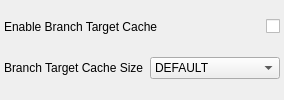
                   <widget class="QWidget" name="G_BRANCH_TARGET_ENABLED_PAGE" >
                    <layout class="QVBoxLayout" >
                     <property name="margin" >
                      <number>0</number>
                     </property>
                     <property name="spacing" >
                      <number>0</number>
                     </property>
                     <item>
                      <layout class="QHBoxLayout" >
                       <property name="margin" >
                        <number>4</number>
                       </property>
                       <property name="spacing" >
                        <number>6</number>
                       </property>
                       <item>
                        <widget class="QLabel" name="G_USE_BRANCH_TARGET_CACHE_LABEL_1" >
                         <property name="sizePolicy" >
                          <sizepolicy>
                           <hsizetype>7</hsizetype>
                           <vsizetype>5</vsizetype>
                           <horstretch>0</horstretch>
                           <verstretch>0</verstretch>
                          </sizepolicy>
                         </property>
                         <property name="toolTip" >
                          <string>&lt;qt>Enable Branch Target Cache in MicroBlaze.  When this parameter is set, the branch target cache is implemented, which improves branch performance by predicting conditional branches and caching branch targets.&lt;br>&lt;br>Note that to be able to use the Branch Target Cache, area optimization must not be enabled on the preceeding page.&lt;/qt></string>
                         </property>
                         <property name="text" >
                          <string>Enable Branch Target Cache</string>
                         </property>
                        </widget>
                       </item>
                       <item>
                        <widget class="QCheckBox" name="G_USE_BRANCH_TARGET_CACHE_1" >
                         <property name="sizePolicy" >
                          <sizepolicy>
                           <hsizetype>1</hsizetype>
                           <vsizetype>0</vsizetype>
                           <horstretch>0</horstretch>
                           <verstretch>1</verstretch>
                          </sizepolicy>
                         </property>
                         <property name="text" >
                          <string/>
                         </property>
                        </widget>
                       </item>
                      </layout>
                     </item>
                     <item>
                      <layout class="QHBoxLayout" >
                       <property name="margin" >
                        <number>4</number>
                       </property>
                       <property name="spacing" >
                        <number>6</number>
                       </property>
                       <item>
                        <widget class="QLabel" name="G_BRANCH_TARGET_CACHE_SIZE_LABEL_1" >
                         <property name="sizePolicy" >
                          <sizepolicy>
                           <hsizetype>7</hsizetype>
                           <vsizetype>5</vsizetype>
                           <horstretch>0</horstretch>
                           <verstretch>0</verstretch>
                          </sizepolicy>
                         </property>
                         <property name="toolTip" >
                          <string>&lt;qt>This parameter specifies the Branch Target Cache size.  The DEFAULT value, which uses one Block RAM, gives 1024 cache entries in Virtex-5, Virtex-6 or Series 7, and 512 in all other architectures.  This value is recommended, unless Block RAM use must be avoided or further performance increase is desired.  Values from 8 to 64 entries are implemented with Distributed RAM, and values from 512 to 2048 entries use Block RAM.&lt;/qt></string>
                         </property>
                         <property name="text" >
                          <string>Branch Target Cache Size</string>
                         </property>
                        </widget>
                       </item>
                       <item>
                        <widget class="QComboBox" name="G_BRANCH_TARGET_CACHE_SIZE_1" >
                         <property name="minimumSize" >
                          <size>
                           <width>130</width>
                           <height>0</height>
                          </size>
                         </property>
                         <item>
                          <property name="text" >
                           <string>DEFAULT</string>
                          </property>
                         </item>
                         <item>
                          <property name="text" >
                           <string>8 ENTRIES</string>
                          </property>
                         </item>
                         <item>
                          <property name="text" >
                           <string>16 ENTRIES</string>
                          </property>
                         </item>
                         <item>
                          <property name="text" >
                           <string>32 ENTRIES</string>
                          </property>
                         </item>
                         <item>
                          <property name="text" >
                           <string>64 ENTRIES</string>
                          </property>
                         </item>
                         <item>
                          <property name="text" >
                           <string>512 ENTRIES</string>
                          </property>
                         </item>
                         <item>
                          <property name="text" >
                           <string>1024 ENTRIES</string>
                          </property>
                         </item>
                         <item>
                          <property name="text" >
                           <string>2048 ENTRIES</string>
                          </property>
                         </item>
                        </widget>
                       </item>
                      </layout>
                     </item>
                    </layout>
                   </widget>
